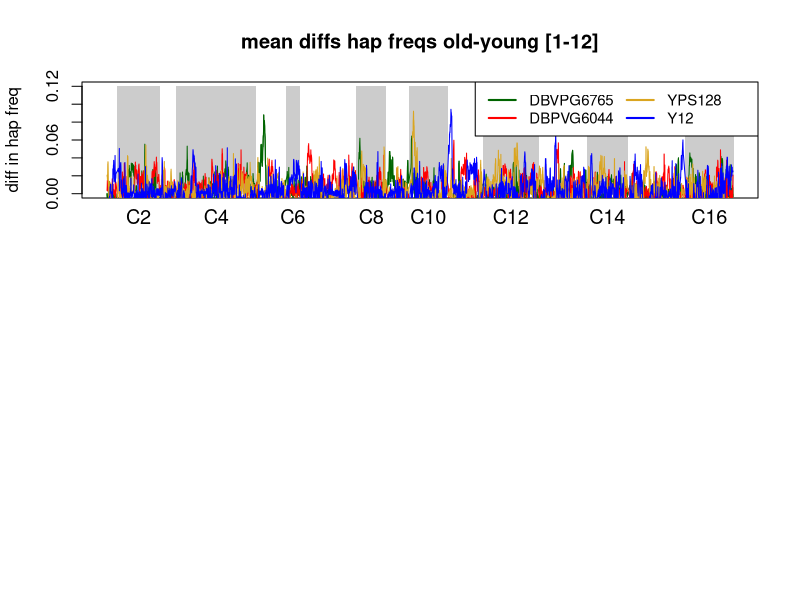

Recreate this plot in R.
### Plot Haplotype frequencies 


## Haplotypes were estimated using code in "Haplotype_estimation_eNotebook_version" script.  Make sure to update this script (and re-read in the data below) if any changes are made to the filtering parameters.

### Haplotypes estimated 10/2/24 using file GWAS_SNPS_cov20_maf5.csv created above
founderA1=read.table ("temp/genome/founderA1_10kb_cov20_maf5.txt", header=TRUE) 
founderA2=read.table ("temp/genome/founderA2_10kb_cov20_maf5.txt", header=TRUE)
founderB3=read.table ("temp/genome/founderB3_10kb_cov20_maf5.txt", header=TRUE)
founderB4=read.table ("temp/genome/founderB4_10kb_cov20_maf5.txt", header=TRUE)

## Find the differences in haplotype frequencies between paired young and old replicates
for (i in 1:12) {
  founderA1[[paste0("diff", i)]] <- founderA1[[paste0("hap.old", sprintf("%02d", i))]] - founderA1[[paste0("hap.young", sprintf("%02d", i))]]
}

for (i in 1:12) {
  founderA2[[paste0("diff", i)]] <- founderA2[[paste0("hap.old", sprintf("%02d", i))]] - founderA2[[paste0("hap.young", sprintf("%02d", i))]]
}

for (i in 1:12) {
  founderB3[[paste0("diff", i)]] <- founderB3[[paste0("hap.old", sprintf("%02d", i))]] - founderB3[[paste0("hap.young", sprintf("%02d", i))]]
}

for (i in 1:12) {
  founderB4[[paste0("diff", i)]] <- founderB4[[paste0("hap.old", sprintf("%02d", i))]] - founderB4[[paste0("hap.young", sprintf("%02d", i))]]
}

View(founderA1)
## Find the mean differences across all pairs from the differences calculated above, and the variance
founderA1$meandiff=apply(founderA1[28:39],1,mean) # this is a first-pass simple effort to quantify consistent differences in haplotypes across replicates, per founder

founderA2$meandiff=apply(founderA2[28:39],1,mean) # this is a first-pass simple effort to quantify consistent differences in haplotypes across replicates, per founder


founderB3$meandiff=apply(founderB3[28:39],1,mean) # this is a first-pass simple effort to quantify consistent differences in haplotypes across replicates, per founder


founderB4$meandiff=apply(founderB4[28:39],1,mean) # this is a first-pass simple effort to quantify consistent differences in haplotypes across replicates, per founder

# Non-cumulative offsets #from Gaxis in Part 1B
non_cumulative_offsets <- c(0,
                            230218, 813184, 316620, 1531933, 576874, 270161, 
                            1090940, 562643, 439888, 745751, 666816, 1078177, 
                            924431, 784333, 1091291
)

# Calculate cumulative offsets
cumulative_offsets <- cumsum(non_cumulative_offsets)

# Names of the chromosomes
chromosome_names <- paste0("chr", 1:16)

# Create a named vector for cumulative offsets
named_cumulative_offsets <- setNames(cumulative_offsets, chromosome_names)
print(named_cumulative_offsets)

apply_specific_offsets <- function(df, offsets) {
  # Ensure chr is treated as a factor with the correct order
  df$chr <- factor(df$chr, levels = names(offsets))
  
  # Convert factor levels to numeric for correct indexing
  df$chr_numeric <- as.numeric(df$chr)
  
  # Assign the MB column based on cumulative offsets
  df$MB <- df$pos + offsets[levels(df$chr)][df$chr_numeric]
  
  # Drop the temporary numeric column
  df$chr_numeric <- NULL
  
  df$MB<- df$MB/1e6
  
  return(df)
}

# Apply the function to each dataset with cumulative offsets
founderA1 <- apply_specific_offsets(founderA1, named_cumulative_offsets)
founderA2 <- apply_specific_offsets(founderA2, named_cumulative_offsets)
founderB3 <- apply_specific_offsets(founderB3, named_cumulative_offsets)
founderB4 <- apply_specific_offsets(founderB4, named_cumulative_offsets)

#double check the math
numbers <- c(230218/1e6, 813184/1e6, 316620/1e6, 1531933/1e6, 576874/1e6, 270161/1e6, 
             1090940/1e6, 562643/1e6, 439888/1e6, 745751/1e6, 666816/1e6, 1078177/1e6, 
             924431/1e6, 784333/1e6, 1091291/1e6)

# Calculate the sum
total_sum <- sum(numbers)
total_sum+925347/1e6 #double check that everything aligns #12048607/1e6 is the value of the last SNP on chr16,

bottom<-0
top<-0.12

# Open the PDF device with the specified file path
pdf(file = "temp_figs/haplotype_plot.pdf", height = 10, width = 18)

par(mfrow=c(2,1))
plot(founderA1$MB,founderA1$meandiff,
     type="l",
     ylim=c(bottom,top),
     col="darkgreen",
     xlab=NA,
     xaxt= "n",
     ylab="diff in hap freq",
     main="mean diffs hap freqs old-young [1-12]")

rect(0.23,bottom,1.04,top,col="grey80",lty=0)  
rect(1.36,bottom,2.89,top,col="grey80",lty=0)  
rect(3.46,bottom,3.73,top,col="grey80",lty=0)
rect(4.82,bottom,5.39,top,col="grey80",lty=0)  
rect(5.83,bottom,6.57,top,col="grey80",lty=0)    
rect(7.24,bottom,8.32,top,col="grey80",lty=0)
rect(9.24,bottom,10.03,top,col="grey80",lty=0)
rect(11.12,bottom,12.07,top,col="grey80",lty=0) 

lines(founderA1$MB,founderA1$meandiff,col="darkgreen")
lines(founderA2$MB,founderA2$meandiff,col="red")
lines(founderB3$MB,founderB3$meandiff,col="goldenrod")
lines(founderB4$MB,founderB4$meandiff,col="blue") # these colors have been used before to refer to these specific founders

#add chromosome labels at midpts
mtext("C2",line = .5,side=1, at =0.635, cex=1.2)
mtext("C4",line = .5,side=1, at =2.125, cex=1.2)
mtext("C6",line = .5,side=1, at =3.595, cex=1.2)
mtext("C8",line = .5,side=1, at =5.105, cex=1.2)
mtext("C10",line = .5,side=1, at =6.2, cex=1.2)
mtext("C12",line = .5,side=1, at =7.78, cex=1.2)
mtext("C14",line = .5,side=1, at =9.635, cex=1.2)
mtext("C16",line = .5,side=1, at =11.595, cex=1.2)

legend("topright", 
       legend = c("DBVPG6765", "DBPVG6044","YPS128", "Y12"),    # Names of the data
       col = c("darkgreen", "red", "goldenrod", "blue"),          # Corresponding colors
       lty = c(1, 1, 1, 1),                 # Corresponding point shapes
       cex = 0.9, 
       lwd= 2,
       bg="white", 
       ncol=2)    

dev.off()
### consider branching to a version that has the variance plot? (go back to GTWAS_master_code_v2)
